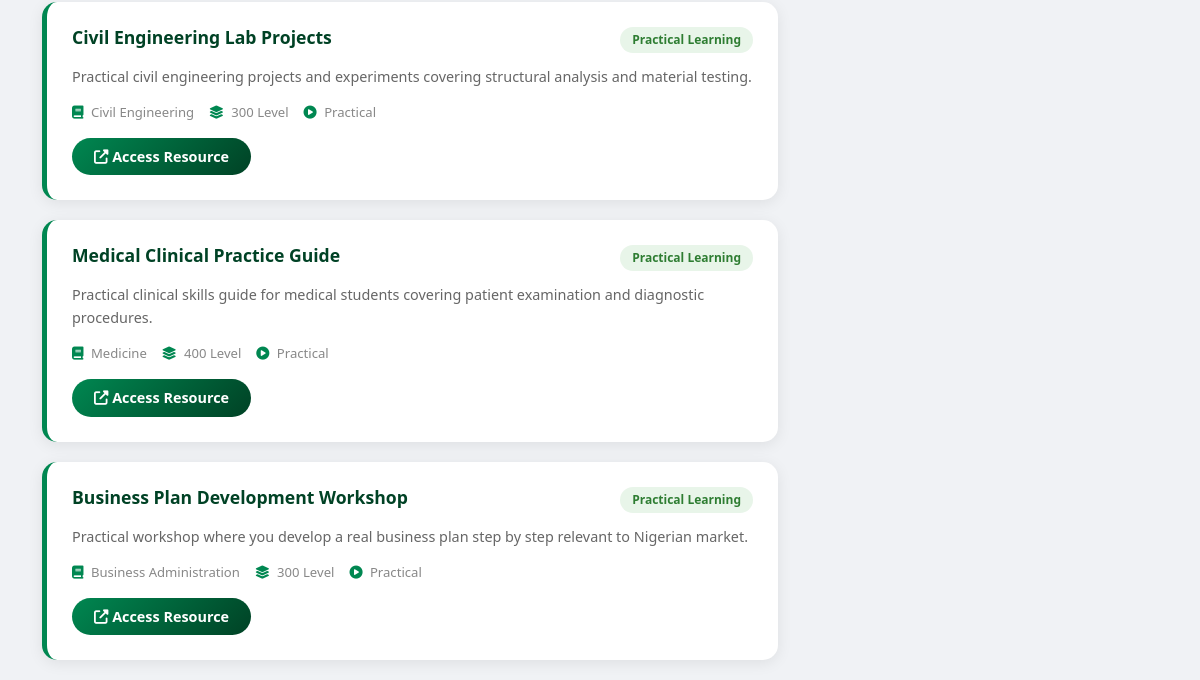
The app's page /recommendations (signed in, lower part), older data.
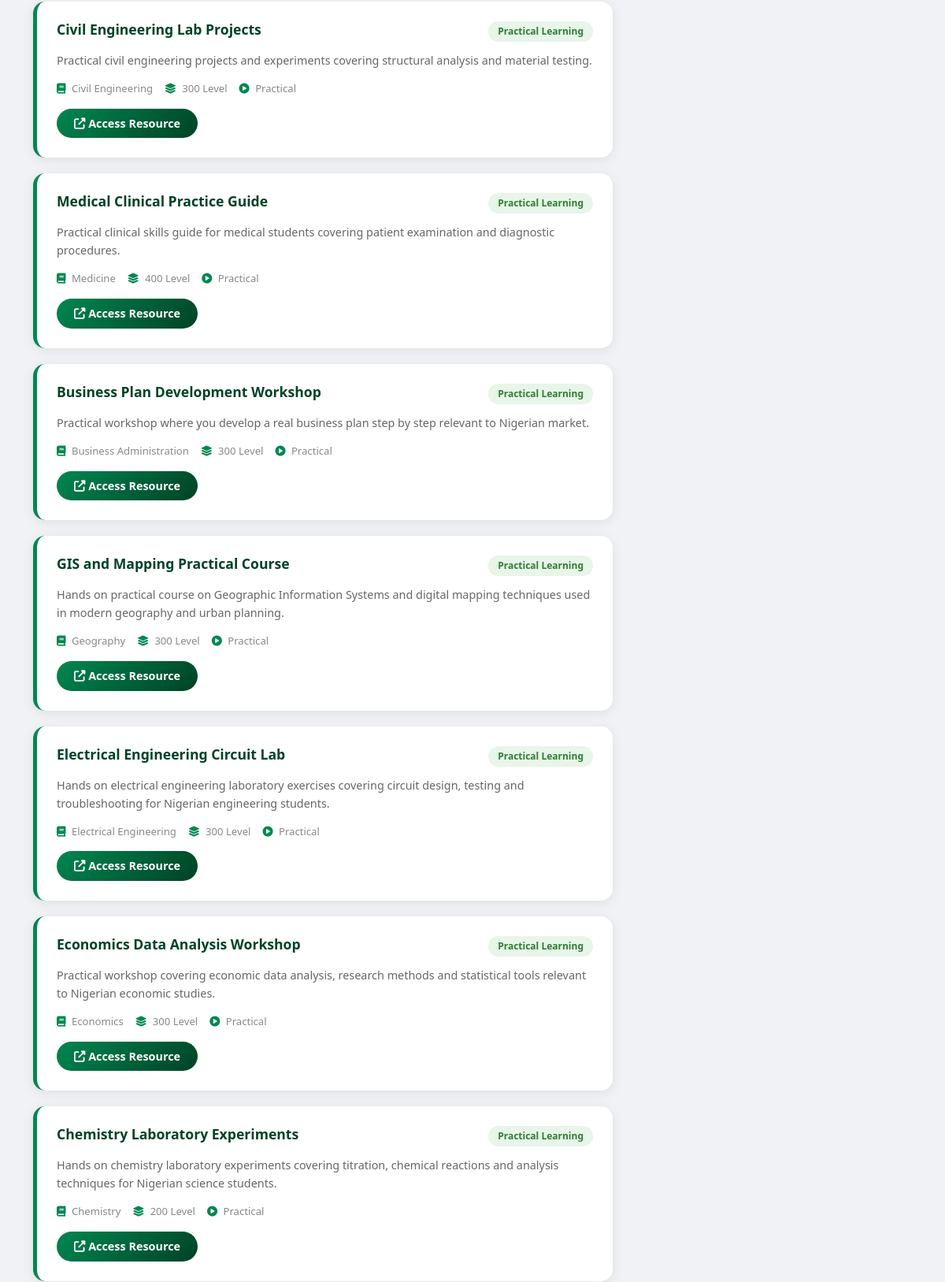
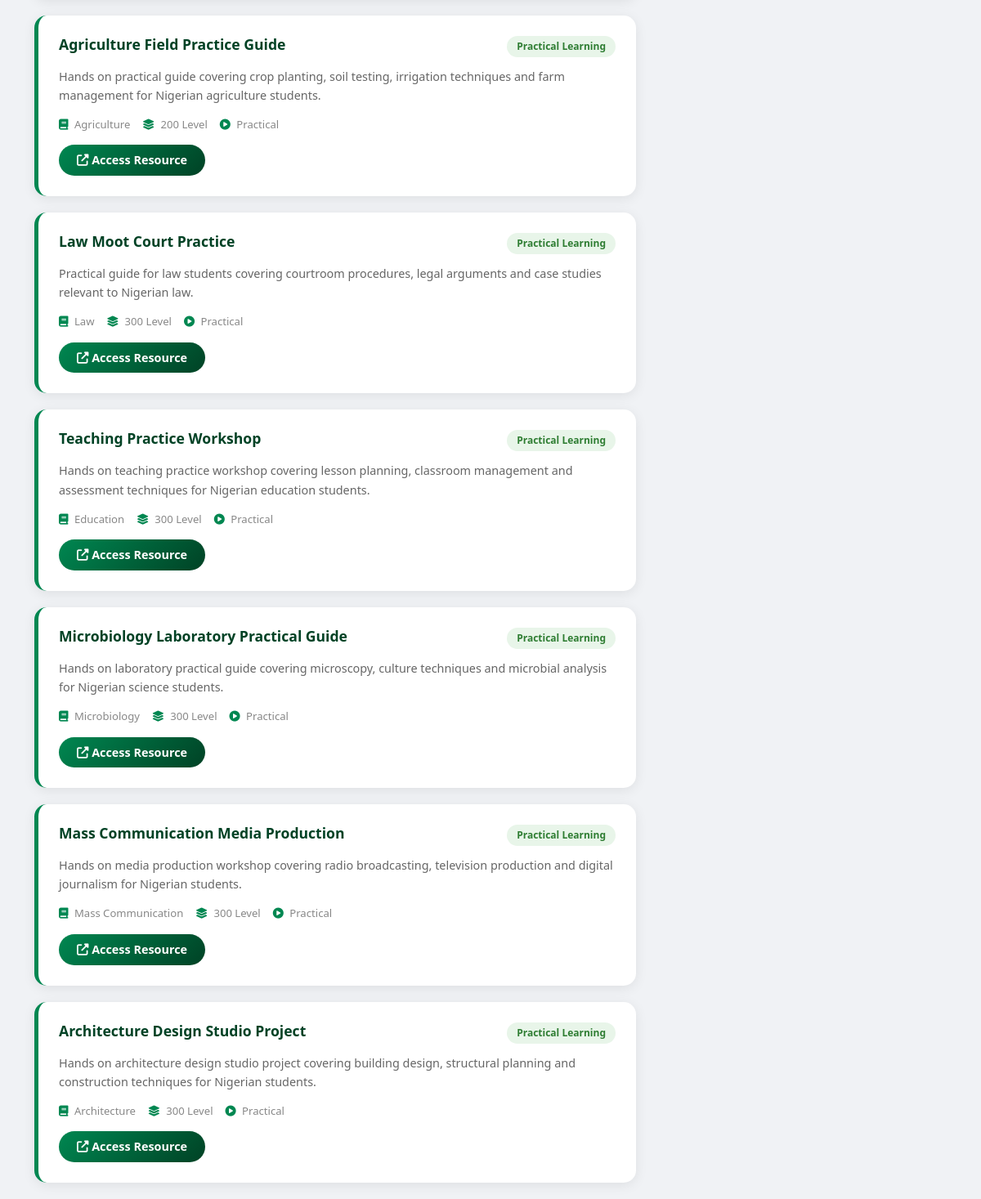
The same page, newer data (2 pictures, top to bottom).
### app.py (models this page shows)
class Course(db.Model):
    id = db.Column(db.Integer, primary_key=True)
    title = db.Column(db.String(200), nullable=False)
    description = db.Column(db.Text, nullable=False)
    subject = db.Column(db.String(100), nullable=False)
    level = db.Column(db.String(10), nullable=False)
    resource_link = db.Column(db.String(300), nullable=False)
    course_type = db.Column(db.String(50), nullable=False)
    date_added = db.Column(db.DateTime, default=datetime.utcnow)

class LearningProfile(db.Model):
    id = db.Column(db.Integer, primary_key=True)
    user_id = db.Column(db.Integer, db.ForeignKey('user.id'), nullable=False)
    learning_style = db.Column(db.String(50), nullable=False)
    date_taken = db.Column(db.DateTime, default=datetime.utcnow)

### app.py (the view)
@app.route('/recommendations')
@login_required
def recommendations():
    profile = LearningProfile.query.filter_by(user_id=current_user.id).first()
    recommendations = []
    if profile:
        recommendations = Course.query.filter_by(
            course_type=profile.learning_style
        ).all()
    return render_template('recommendations.html',
                           profile=profile,
                           recommendations=recommendations)

### app.py (called while the page is built)
@login_manager.user_loader
def load_user(user_id):
    return User.query.get(int(user_id))

    @property
    def is_authenticated(self):
        return True

### templates/recommendations.html (shortened to what this page needs)
<!DOCTYPE html>
<html lang="en">
<head>
    <link href="https://cdn.jsdelivr.net/npm/bootstrap@5.3.0/dist/css/bootstrap.min.css" rel="stylesheet">
    <link href="https://cdnjs.cloudflare.com/ajax/libs/font-awesome/6.4.0/css/all.min.css" rel="stylesheet">
</head>
<body>
    <div class="container">
        {% if profile %}
        <div class="row">
            <div class="col-lg-8">
                {% for course in recommendations %}
                <div class="course-card {{ profile.learning_style|lower }}">
                    <div class="course-header">
                        <h5 class="course-title">{{ course.title }}</h5>
                        <span class="course-badge badge-{{ profile.learning_style|lower }}">
                            {{ profile.learning_style }} Learning
                        </span>
                    </div>
                    <p class="course-description">{{ course.description }}</p>
                    <div class="course-meta">
                        <span><i class="fas fa-book"></i> {{ course.subject }}</span>
                        <span><i class="fas fa-layer-group"></i> {{ course.level }}</span>
                        <span><i class="fas fa-play-circle"></i> {{ course.course_type }}</span>
                    </div>
                    <a href="{{ course.resource_link }}" target="_blank" class="btn-access">
                        <i class="fas fa-external-link-alt"></i> Access Resource
                    </a>
                </div>
                {% endfor %}
            </div>
            <div class="col-lg-4">
            </div>
        </div>
        {% endif %}
    </div>
</body>
</html>

### templates/recommendations.html (style rules this page uses)
body { background: #f0f2f5; font-family: 'Segoe UI', Tahoma, Geneva, Verdana, sans-serif; }
.course-card { background: white; border-radius: 15px; padding: 25px; box-shadow: 0 3px 15px rgba(0, 0, 0, 0.08); margin-bottom: 20px; transition: all 0.3s; border-left: 5px solid #008751; }
.course-card.practical { border-left-color: #008751; }
.course-header { display: flex; justify-content: space-between; align-items: flex-start; margin-bottom: 12px; flex-wrap: wrap; gap: 10px; }
.course-title { font-weight: 700; color: #004225; font-size: 1.1rem; margin: 0; }
.course-badge { font-size: 0.75rem; padding: 4px 12px; border-radius: 20px; font-weight: 600; white-space: nowrap; }
.badge-practical { background: #e8f5e9; color: #2e7d32; }
.course-description { color: #666; font-size: 0.9rem; line-height: 1.6; margin-bottom: 15px; }
.course-meta { display: flex; gap: 15px; flex-wrap: wrap; margin-bottom: 15px; }
.course-meta span { font-size: 0.82rem; color: #888; }
.course-meta i { color: #008751; margin-right: 4px; }
.btn-access { background: linear-gradient(135deg, #008751, #004225); color: white; border: none; border-radius: 20px; padding: 8px 22px; font-size: 0.9rem; font-weight: 600; text-decoration: none; transition: all 0.3s; display: inline-block; }

Row changes from the older to the newer data that the page shows:
added Course: title "GIS and Mapping Practical Course", {{ profile.learning_style }} "Practical", description "Hands on practical course on Geographic Information Systems and digital mapping techniques used in modern geography and urban planning.", subject "Geography", level "300 Level", course_type "Practical"
added Course: title "Electrical Engineering Circuit Lab", {{ profile.learning_style }} "Practical", description "Hands on electrical engineering laboratory exercises covering circuit design, testing and troubleshooting for Nigerian engineering students.", subject "Electrical Engineering", level "300 Level", course_type "Practical"
added Course: title "Economics Data Analysis Workshop", {{ profile.learning_style }} "Practical", description "Practical workshop covering economic data analysis, research methods and statistical tools relevant to Nigerian economic studies.", subject "Economics", level "300 Level", course_type "Practical"
added Course: title "Chemistry Laboratory Experiments", {{ profile.learning_style }} "Practical", description "Hands on chemistry laboratory experiments covering titration, chemical reactions and analysis techniques for Nigerian science students.", subject "Chemistry", level "200 Level", course_type "Practical"
added Course: title "Agriculture Field Practice Guide", {{ profile.learning_style }} "Practical", description "Hands on practical guide covering crop planting, soil testing, irrigation techniques and farm management for Nigerian agriculture students.", subject "Agriculture", level "200 Level", course_type "Practical"
added Course: title "Law Moot Court Practice", {{ profile.learning_style }} "Practical", description "Practical guide for law students covering courtroom procedures, legal arguments and case studies relevant to Nigerian law.", subject "Law", level "300 Level", course_type "Practical"
added Course: title "Teaching Practice Workshop", {{ profile.learning_style }} "Practical", description "Hands on teaching practice workshop covering lesson planning, classroom management and assessment techniques for Nigerian education students.", subject "Education", level "300 Level", course_type "Practical"
added Course: title "Microbiology Laboratory Practical Guide", {{ profile.learning_style }} "Practical", description "Hands on laboratory practical guide covering microscopy, culture techniques and microbial analysis for Nigerian science students.", subject "Microbiology", level "300 Level", course_type "Practical"
added Course: title "Mass Communication Media Production", {{ profile.learning_style }} "Practical", description "Hands on media production workshop covering radio broadcasting, television production and digital journalism for Nigerian students.", subject "Mass Communication", level "300 Level", course_type "Practical"
added Course: title "Architecture Design Studio Project", {{ profile.learning_style }} "Practical", description "Hands on architecture design studio project covering building design, structural planning and construction techniques for Nigerian students.", subject "Architecture", level "300 Level", course_type "Practical"
